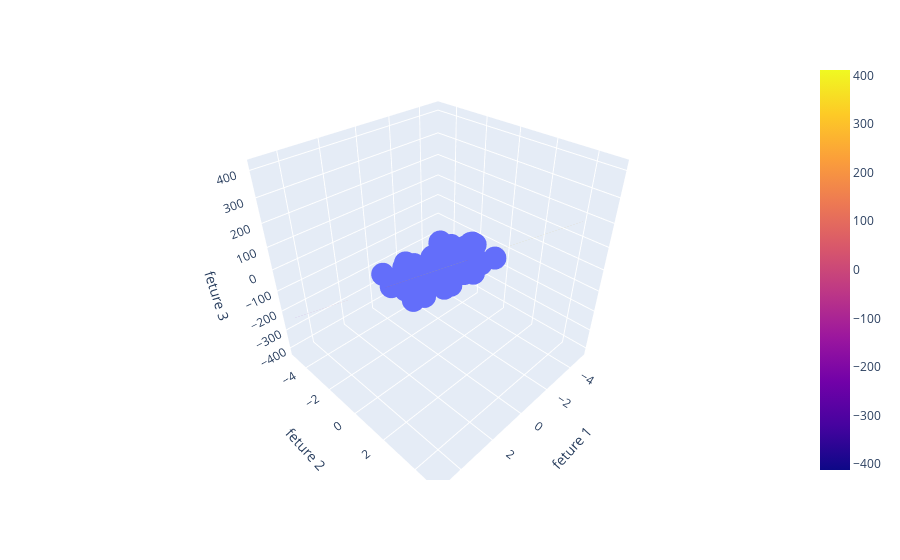

The cell this chart's notebook holds for it:
### Code cell
fig = px.scatter_3d(df,x= 'feture 1',y='feture 2',z='feture 3')
fig.add_trace(go.Surface(x=x,y=y,z=z))
fig.show()
